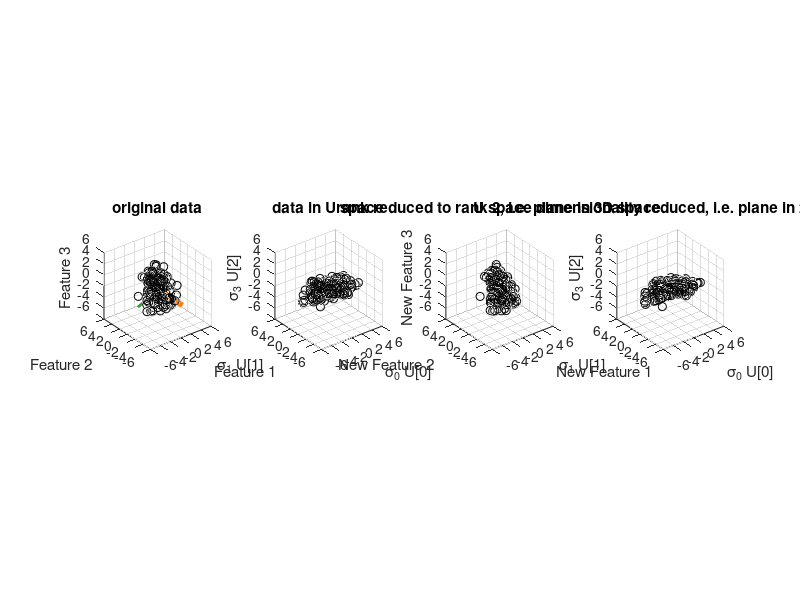

The MATLAB source for this figure:
% Sascha Spors, Professorship Signal Theory and Digital Signal Processing, 
% Institute of Communications Engineering (INT), Faculty of Computer Science
% and Electrical Engineering (IEF), University of Rostock, Germany
%
% Data Driven Audio Signal Processing - A Tutorial with Computational Examples
% Feel free to contact lecturer frank.schultz@uni-rostock.de
%
% Exercise 06: SVD / PCA on 3D data

clear all
%close all
clc

rng(4)
xmax = 6;

N = 200;
R = 3;
mu = [0, 0, 0];
sigma = [3, 2, 0; 2, 3, 1; 0, 1, 1];
A = mvnrnd(mu, sigma, N);
A = A - mean(A);  % if mean free col SVD and pca() are same
if R ~= rank(A)  % check rank
    disp('!!! matrix A has not the desired rank R !!!')
end

[coeff, score, latent] = pca(A);
[U, S, V] = svd(A);
pcs = U*S;  % known as principal component signals/scores
pcl = V;  % known as principal component loadings/coefficients

%% check pca() vs. SVD solution -> must yield numerical zero
tmp = 0;
for c=1:size(score, 2)
    tmp = tmp + min(norm(pcs(:, c) + score(:, c)), norm(pcs(:, c) - score(:, c)));
    tmp = tmp + min(norm(pcl(:, c) + coeff(:, c)), norm(pcl(:, c) - coeff(:, c))); 
end
disp('we should get numerical zero which indicates our manual SVD == pca()')
tmp / size(score, 2) / 2

%% check 4 subspaces
disp('4 subspace check of A -> orth() / null() vs. SVD data')
norm(orth(A) - U(:, 1:R),'fro')  % check column space == 1st two cols of U
null(A)  % check null space == zero vec
norm(orth(A') - V, 'fro')  % check row space == all V
norm(null(A') - U(:, R+1:end), 'fro')  % check left null space, remaining cols of U->large

%%
disp('the variance of the principal component signals')
var(pcs).'
disp('is equal to the eigvals(A''*A) / (N-1)')
R = A'*A / (size(A, 1)-1);
sort(eig(R), 'descend')
disp('is equal to the (sing vals of A)^2 / (N-1)')
diag(S'*S) / (size(A, 1)-1)
disp('is equal to latent from pca()')
latent


%%
R_red = 2;
Dim_red = R_red;

% rank1-matrix superposition up to rank R_red
S_tmp = S;
for r = R_red+1:size(S, 2)
    S_tmp(r, r) = 0;
end
A_R_red = (U*S_tmp) * V';
% we can do this also by setting corresponding PC loadings to zero
% V_red = V;
% V_red(:, R_red+1:end) = 0;
% A_R_red = (U*S) * V_red';

A_Dim_red = A*0;  % we use same dim as A for convenient plotting the data
% however the last R-Dim_red columns are exactly zero and thus the matrix
% is of dim N x Dim_red
A_Dim_red(:, 1:Dim_red) = pcs(:, 1:Dim_red);  % pcs = U*S
% cf. the lecture approach, slide 5-23:
%   tmp = A*0;
%   tmp(:, 1:Dim_red) = A * V(:, 1:Dim_red);

% if Dim_red == R_red the matrix
A_R_red2 = A_Dim_red(:, 1:Dim_red) * V(:, 1:Dim_red)';
% is same as A_R_red from above
norm(A_R_red2-A_R_red,'fro')
% in lecture known as
% Reconstruction using a limited number of principle components, cf. slide 5-23

%% plot
subplot(1, 4, 1)
for n = 1:N
    plot3(A(n, 1), A(n, 2), A(n, 3), 'ko'), hold on 
end
plot3([0 5*V(1,1)],[0 5*V(2,1)],[0 5*V(3,1)], 'color', '#1f77b4', 'linewidth', 6)
plot3([0 5*V(1,2)],[0 5*V(2,2)],[0 5*V(3,2)], 'color', '#ff7f0e', 'linewidth', 4)
plot3([0 5*V(1,3)],[0 5*V(2,3)],[0 5*V(3,3)], 'color', '#2ca02c', 'linewidth', 2)
hold off
xlim([-xmax, xmax])
ylim([-xmax, xmax])
zlim([-xmax, xmax])
axis square
xlabel('Feature 1')
ylabel('Feature 2')
zlabel('Feature 3')
title('original data')
grid on

subplot(1, 4, 2)
for n = 1:N
    plot3(pcs(n, 1), pcs(n, 2), pcs(n, 3), 'ko'), hold on 
end
hold off
xlim([-xmax, xmax])
ylim([-xmax, xmax])
zlim([-xmax, xmax])
axis square
xlabel('\sigma_0 U[0]')
ylabel('\sigma_1 U[1]')
zlabel('\sigma_3 U[2]')
title('data in U space')
grid on

subplot(1, 4, 3)
for n = 1:N
    plot3(A_R_red(n, 1), A_R_red(n, 2), A_R_red(n, 3), 'ko'), hold on 
end
hold off
xlim([-xmax, xmax])
ylim([-xmax, xmax])
zlim([-xmax, xmax])
axis square
xlabel('New Feature 1')
ylabel('New Feature 2')
zlabel('New Feature 3')
title('rank reduced to rank 2, i.e. plane in 3D space')
grid on

subplot(1, 4, 4)
for n = 1:N
    plot3(A_Dim_red(n, 1), A_Dim_red(n, 2), A_Dim_red(n, 3), 'ko'), hold on 
end
hold off
xlim([-xmax, xmax])
ylim([-xmax, xmax])
zlim([-xmax, xmax])
axis square
xlabel('\sigma_0 U[0]')
ylabel('\sigma_1 U[1]')
zlabel('\sigma_3 U[2]')
title('U space dimensionality reduced, i.e. plane in 2D space')
grid on



%%
disp('percentage of explained variance')
latent/sum(latent) * 100
disp('cumsum percentage of explained variance')
cumsum(latent)/sum(latent)*100

xmax
disp('xmax should be larger than')
max([max(max(abs(A)))...
max(max(abs(pcs)))...
max(max(abs(A_R_red)))...
max(max(abs(A_Dim_red)))])








